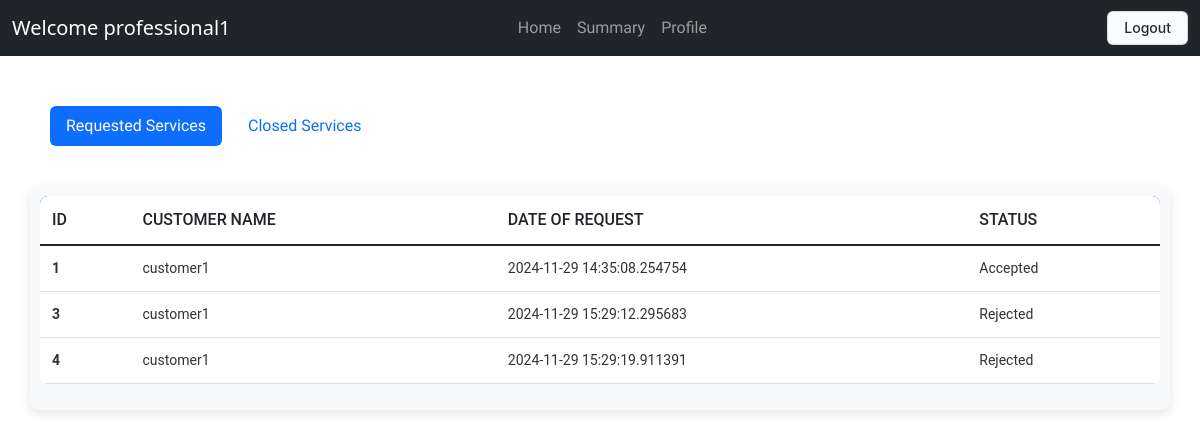
The app's page /professional/3 (signed in) with its own data.
### application/models.py (models this page shows)
class Professional(db.Model):
    id=db.Column(db.Integer, primary_key=True)
    user_id = db.Column(db.Integer, db.ForeignKey('user.id'), nullable = False)
    user = db.relationship('User', back_populates='professional')
    fullname= db.Column(db.String(80))
    address= db.Column(db.String(200))
    pincode=db.Column(db.Integer)
    phone_no=db.Column(db.Integer)
    service_id = db.Column(db.Integer, db.ForeignKey('service.id'))
    experience=db.Column(db.Integer)

class ServiceRequest(db.Model):
    id = db.Column(db.Integer, primary_key=True)
    customer_name = db.Column(db.String(150))
    professional_name = db.Column(db.String(150))
    service_name = db.Column(db.String(150))
    service_id = db.Column(db.Integer, db.ForeignKey('service.id'), nullable=False)
    customer_id = db.Column(db.Integer, db.ForeignKey('user.id'), nullable=False)
    professional_id = db.Column(db.Integer, db.ForeignKey('professional.id'))
    date_of_request = db.Column(db.DateTime)
    date_of_completion = db.Column(db.DateTime)
    status = db.Column(db.String(25), default="requested")
    remarks = db.Column(db.String(250))

### application/controllers.py (the view)
@app.route('/professional/<int:id>', methods=['GET','POST'])
@roles_required("professional")
def professional(id):
    user=Professional.query.filter_by(user_id=id).first()
    services=ServiceRequest.query.filter_by(professional_id=id)
    if user.user.is_blocked or not user.user.active:
        return abort(403)
    service_request=ServiceRequest.query.filter_by(professional_id=id)
    return render_template('professional_dashboard.html',user=user, services=services, service_request=service_request)

### templates/professional_dashboard.html (shortened to what this page needs)
<!DOCTYPE html>
<html lang="en">
<head>
    <link rel="stylesheet" href="/static/common.css">
    <link href="https://cdn.jsdelivr.net/npm/bootstrap@5.3.0-alpha1/dist/css/bootstrap.min.css" rel="stylesheet">
</head>
<body>
    <nav class="navbar navbar-expand-lg navbar-dark bg-dark">
      <div class="container-fluid">
          <a class="navbar-brand" href="#">Welcome {{user.fullname}}</a>
          <div class="collapse navbar-collapse" id="navbarNav" >
              <ul class="navbar-nav ms-auto" style="display: flex; justify-content: center; width: 100%; padding-right: 15%;" >
                  <li class="nav-item"><a class="nav-link" href="/professional/{{user.user_id}}">Home</a></li>
                  <li class="nav-item"><a class="nav-link" href="/summary/{{user.user_id}}">Summary</a></li>
                  <li class="nav-item"><a class="nav-link" href="/profile/{{user.user_id}}">Profile</a></li>
              </ul>
          </div>
          <div class="nav-link" style="display: flex;">
            <a href="/logout"> <button class="button-4">Logout</button></a>
          </div>
        </div>
    </nav>
  <main style="margin: 30px;">
    <ul class="nav nav-pills mb-3" id="pills-tab" role="tablist" style="padding: 20px;">
      <li class="nav-item" role="presentation">
        <button class="nav-link active" id="Requested-services-tab" data-bs-toggle="pill" data-bs-target="#Requested-services" type="button" role="tab" aria-controls="Requested-services" aria-selected="true"> Requested Services </button>
      </li>
      <li class="nav-item" role="presentation" style="margin-left: 10px;">
        <button class="nav-link" id="closed-services-tab" data-bs-toggle="pill" data-bs-target="#closed-services" type="button" role="tab" aria-controls="closed-services" aria-selected="false"> Closed Services </button>
      </li>
    </ul>
    <div class="tab-content" id="pills-tabContent">
      <div class="tab-pane fade show active" id="Requested-services" role="tabpanel" aria-labelledby="Requested-services-tab" tabindex="0">
        <div class="tableMain" >
          <table class="table">
              <thead>
                <tr>
                  <th scope="col">ID</th>
                  <th scope="col">Customer Name</th>
                  <th scope="col">Date of Request</th>
                  <th scope="col">Status</th>
                </tr>
              </thead>
              <tbody class="table-group-divider">
              {% for service in service_request %}
              {% if service.status != 'closed'%}
                <tr>
                  <th scope="row">{{loop.index}}</th>
                  <td>{{service.customer_name}}</td>
                  <td>{{service.date_of_request}}</td>
                  <td>{% if service.status == 'requested' %}
                    <a href="/accept_req/{{ service.id }}"><button class="button-29">Accept it? </button></a>
                    {% elif service.status == 'closed' %}
                    closed
                    {% elif service.status == 'accepted' %}
                    Accepted
                    {% else %}
                    Rejected
                    {% endif %}</td>
                </tr>
              {% endif %}
              {% endfor %}
              </tbody>
            </table>
       </div>
      </div>
    </div>
  </main>
</body>
</html>

### static/common.css (style rules this page uses)
body { font-family: "Josefin Sans", serif; }
li { font-family: "Rowdies", sans-serif; font-weight: 400; font-style: normal; }
.tableMain { width: 100%; overflow-x: auto; margin: 20px 0; padding: 10px; background-color: #f8f9fa; border-radius: 8px; box-shadow: 0 4px 12px rgba(0, 0, 0, 0.1); }
.table { width: 100%; border-collapse: collapse; font-family: 'Roboto', sans-serif; text-align: left; background-color: white; border-radius: 8px; overflow: hidden; }
.table thead { background-color: #012a52; color: white; font-size: 16px; text-transform: uppercase; }
.table thead th { padding: 12px; font-weight: 500; }
.table tbody tr { border-bottom: 1px solid #ddd; transition: background-color 0.2s ease; }
.table tbody td, .table tbody th { padding: 12px; font-size: 14px; color: #333; }
.table tbody td { vertical-align: middle; }
.button-4 { appearance: none; background-color: #FAFBFC; border: 1px solid rgba(27, 31, 35, 0.15); border-radius: 6px; box-shadow: rgba(27, 31, 35, 0.04) 0 1px 0, rgba(255, 255, 255, 0.25) 0 1px 0 inset; box-sizing: border-box; color: #24292E; cursor: pointer; display: inline-block; font-family: -apple-system, system-ui, "Segoe UI", Helvetica, Arial, sans-serif, "Apple Color Emoji", "Segoe UI Emoji"; font-size: 14px; font-weight: 500; line-height: 20px; list-style: none; padding: 6px 16px; position: relative; transition: background-color 0.2s cubic-bezier(0.3, 0, 0.5, 1); user-select: none; -webkit-user-select: none; touch-action: manipulation; vertical-align: middle; white-space: nowrap; word-wrap: break-word; }
.button-4:before { display: none; }

### records on screen
Professional: fullname "professional1"
ServiceRequest: customer_name "customer1", date_of_request "2024-11-29 14:35:08.254754", status "Accepted"
ServiceRequest: customer_name "customer1", date_of_request "2024-11-29 15:29:12.295683", status "Rejected"
ServiceRequest: customer_name "customer1", date_of_request "2024-11-29 15:29:19.911391", status "Rejected"
